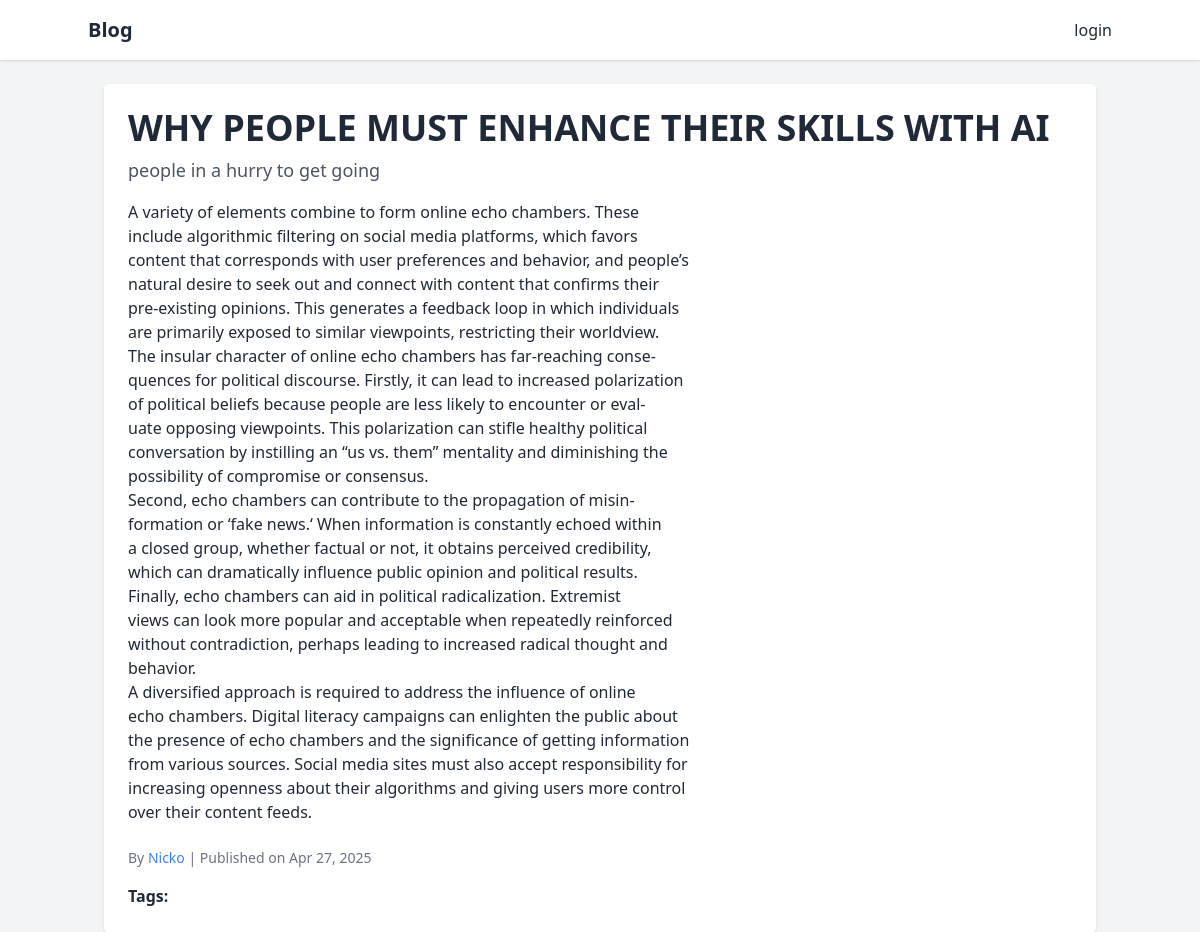
Page /post/why-people-must-enhance-their-skills-with-ai-people-in-a-hurry-to-get-going/ on the committed database.
### appstore/models.py (models this page shows, shortened)
class Post(models.Model):
    title=models.CharField(max_length=100, unique=True)
    subtitle=models.CharField(max_length=100,blank=True)
    slug=models.SlugField(max_length=100,unique=True)
    content=models.TextField()
    meta_description=models.CharField(max_length=150,blank=True)
    date_created=models.DateTimeField(auto_now_add=True)
    date_modified=models.DateTimeField(auto_now=True)
    published_date=models.DateTimeField(auto_now=True)
    published=models.BooleanField(default=False)
    author=models.ForeignKey(Profile,on_delete=models.PROTECT)
    tags=models.ManyToManyField(Tag,blank=True)
    class Meta:
        ordering=["-published_date"]

class Profile(models.Model):
    user=models.OneToOneField(settings.AUTH_USER_MODEL,on_delete=models.PROTECT)
    website=models.URLField(blank=True)
    bio=models.CharField(max_length=240,blank=True)

### appstore/views.py (the view)
# urls.py: path('post/<slug:slug>/', views.detail, name='detail'),
def detail(request, slug):
    post = get_object_or_404(Post, slug=slug, published=True)
    return render(request, 'detail.html', {'post': post})

### appstore/templates/detail.html (shortened to what this page needs)
{% extends 'base.html' %}
{% block content %}
<article class="bg-white p-6 rounded shadow">
    <h1 class="text-4xl font-bold mb-2">{{ post.title }}</h1>
    <p class="text-lg text-gray-600 mb-4">{{ post.subtitle }}</p>
    <div class="prose max-w-none">
        {{ post.content|linebreaks }}
    </div>
    <p class="mt-6 text-sm text-gray-500">
        By
        <a href="{% url 'profile' username=post.author.user.username %}" class="text-blue-500 hover:underline">
            {{ post.author.user.username }}
        </a>
        | Published on {{ post.published_date|date:"M d, Y" }}
    </p>
    <div class="mt-4">
        <strong>Tags:</strong>
    </div>
</article>
{% endblock %}

### rows in the picture
Post: title "WHY PEOPLE MUST ENHANCE THEIR SKILLS WITH AI", subtitle "people in a hurry to get going", content "A variety of elements combine to form online echo chambers. These include algorithmic filtering on social media platforms, which favors content that corresponds with user preferences and behavior, and people’s natural desire to seek out and connect with content that confirms their pre-existing opinions. This generates a feedback loop in which individuals are primarily exposed to similar viewpoints, restricting their worldview. The insular character of online echo chambers has far-reaching conse- quences for political discourse. Firstly, it can lead to increased polarization of political beliefs because people are less likely to encounter or eval- uate opposing viewpoints. This polarization…", author.user.username "Nicko", published_date "Apr 27, 2025"
